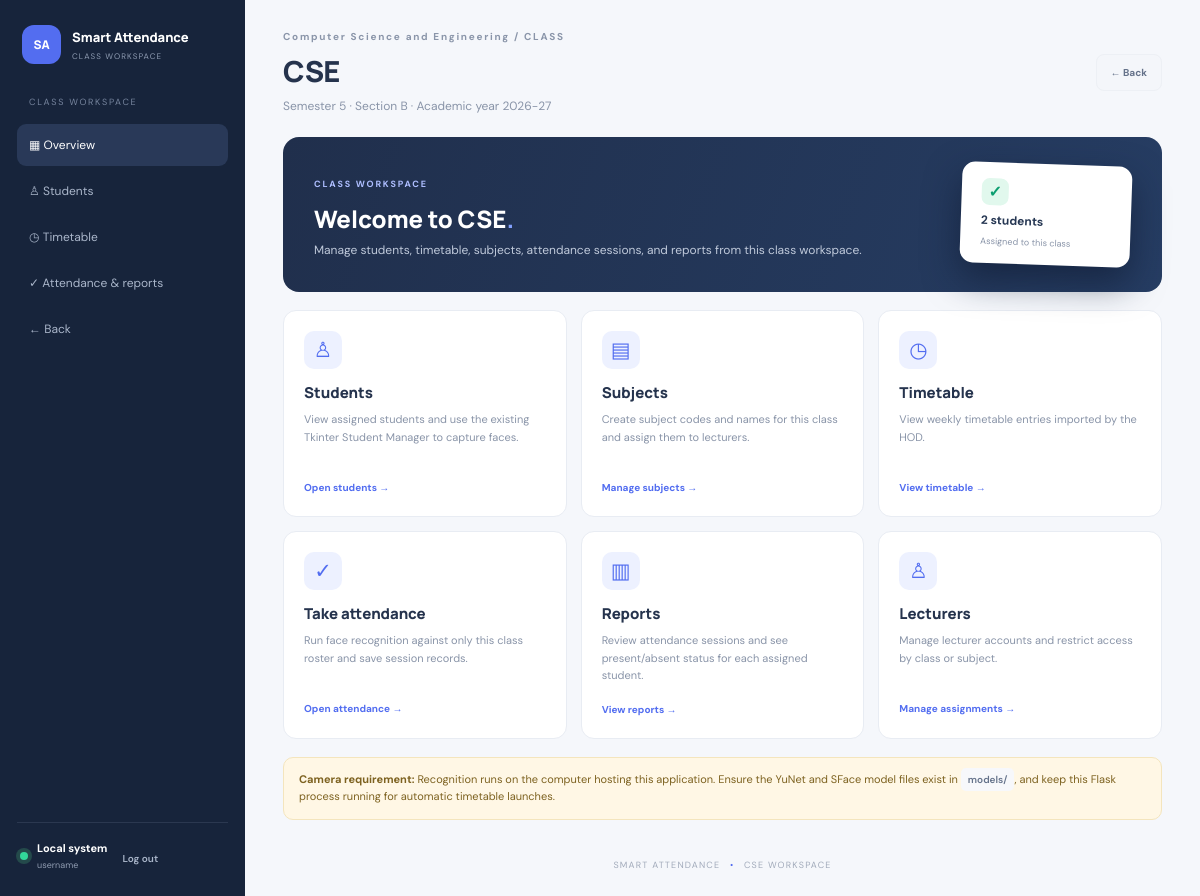
The app's page /classes/1 (signed in) with its own data.
### tables this page shows
CREATE TABLE users (
            id INTEGER PRIMARY KEY AUTOINCREMENT, username TEXT NOT NULL UNIQUE,
            password_hash TEXT NOT NULL, role TEXT NOT NULL CHECK(role IN ('hod','lecturer')),
            display_name TEXT NOT NULL, is_active INTEGER NOT NULL DEFAULT 1,
            created_at TEXT NOT NULL);

CREATE TABLE departments (
            id INTEGER PRIMARY KEY AUTOINCREMENT,
            code TEXT NOT NULL UNIQUE COLLATE NOCASE,
            name TEXT NOT NULL,
            description TEXT NOT NULL DEFAULT '',
            created_at TEXT NOT NULL);

CREATE TABLE classes (
            id INTEGER PRIMARY KEY AUTOINCREMENT,
            class_code TEXT NOT NULL UNIQUE COLLATE NOCASE,
            department TEXT NOT NULL,
            semester INTEGER NOT NULL CHECK(semester BETWEEN 1 AND 8),
            section TEXT NOT NULL,
            academic_year TEXT NOT NULL,
            created_at TEXT NOT NULL,
            updated_at TEXT NOT NULL);

### app.py (the view)
@app.get("/classes/<int:class_id>")
@class_access_required
def class_dashboard(class_id):
    with db() as conn:
        class_record = conn.execute("SELECT * FROM classes WHERE id=?", (class_id,)).fetchone()
        if not class_record:
            flash("Class not found.", "error")
            return redirect(url_for("department_management"))
        department = conn.execute("SELECT * FROM departments WHERE upper(code)=upper(?) OR upper(name)=upper(?) LIMIT 1",
                                  (class_record["department"], class_record["department"])).fetchone()
        student_count = conn.execute("SELECT COUNT(*) FROM class_students WHERE class_id=?", (class_id,)).fetchone()[0]
        assigned_rolls = [r[0] for r in conn.execute("SELECT roll FROM class_students WHERE class_id=?", (class_id,))]
    return render_template("class_dashboard.html", class_record=class_record, department=department,
                           student_count=student_count, admin_user=session.get("username", "hod"),
                           user_role=session.get("role", "hod"))

### app.py (called while the page is built, shortened)
@contextmanager
def db():
    conn = sqlite3.connect(DASHBOARD_DB, timeout=10)
    conn.row_factory = sqlite3.Row
    conn.execute("PRAGMA foreign_keys = ON")
    try:
        yield conn
        conn.commit()
    except Exception:
        conn.rollback()
        raise
    finally:
        conn.close()

def login_required(fn):
    @wraps(fn)
    def wrapped(*args, **kwargs):
        if not session.get("user_id"):
            return redirect(url_for("login", next=request.path))
        with db() as conn:
            user = conn.execute("SELECT id, username, role, display_name, is_active FROM users WHERE id=?",
                                (session["user_id"],)).fetchone()
        if not user or not user["is_active"]:
            session.clear()
            return redirect(url_for("login"))
        return fn(*args, **kwargs)
    return wrapped

def class_access_allowed(class_id):
    if session.get("role") == "hod":
        return True

def class_access_required(fn):
    @wraps(fn)
    @login_required
    def wrapped(*args, **kwargs):
        class_id = kwargs.get("class_id")
        if class_id is None or not class_access_allowed(class_id):
            return render_template("forbidden.html"), 403
        return fn(*args, **kwargs)
    return wrapped

### templates/class_dashboard.html
<!doctype html><html lang="en"><head><meta charset="utf-8"><meta name="viewport" content="width=device-width,initial-scale=1"><title>{{ class_record.class_code }} | Smart Attendance</title><link rel="stylesheet" href="{{ url_for('static', filename='style.css') }}"></head><body><div class="layout"><aside class="sidebar"><div class="brand"><span class="brand-icon">SA</span><div><b>Smart Attendance</b><small>CLASS WORKSPACE</small></div></div><nav><span class="nav-label">CLASS WORKSPACE</span><a class="active" href="{{ url_for('class_dashboard',class_id=class_record.id) }}">▦ Overview</a><a href="{{ url_for('class_students',class_id=class_record.id) }}">♙ Students</a><a href="{{ url_for('class_timetable',class_id=class_record.id) }}">◷ Timetable</a><a href="{{ url_for('class_attendance_page',class_id=class_record.id) }}">✓ Attendance & reports</a><a href="{{ url_for('department_management') if user_role=='hod' else url_for('lecturer_dashboard') }}">← Back</a></nav><div class="side-bottom"><span class="online"></span><div><b>Local system</b><small>{{ admin_user }}</small></div><form method="post" action="{{ url_for('logout') }}"><button class="logout" type="submit">Log out</button></form></div></aside><main class="main"><header class="topbar"><div><div class="eyebrow">{{ department.name if department else class_record.department }} / CLASS</div><h1>{{ class_record.class_code }}</h1><p>Semester {{ class_record.semester }} · Section {{ class_record.section }} · Academic year {{ class_record.academic_year }}</p></div><a class="button ghost" href="{{ url_for('department_management') if user_role=='hod' else url_for('lecturer_dashboard') }}">← Back</a></header>{% with messages=get_flashed_messages(with_categories=true) %}{% for category,message in messages %}<div class="flash {{ category }}">{{ message }}</div>{% endfor %}{% endwith %}<section class="hero"><div><span class="tag">CLASS WORKSPACE</span><h2>Welcome to {{ class_record.class_code }}<span>.</span></h2><p>Manage students, timetable, subjects, attendance sessions, and reports from this class workspace.</p></div><div class="hero-art"><div class="hero-check">✓</div><b>{{ student_count }} students</b><small>Assigned to this class</small></div></section><section class="class-module-grid"><a class="class-module-card" href="{{ url_for('class_students',class_id=class_record.id) }}"><span>♙</span><h3>Students</h3><p>View assigned students and use the existing Tkinter Student Manager to capture faces.</p><b>Open students →</b></a>{% if user_role=='hod' %}<a class="class-module-card" href="{{ url_for('class_subjects',class_id=class_record.id) }}"><span>▤</span><h3>Subjects</h3><p>Create subject codes and names for this class and assign them to lecturers.</p><b>Manage subjects →</b></a>{% endif %}<a class="class-module-card" href="{{ url_for('class_timetable',class_id=class_record.id) }}"><span>◷</span><h3>Timetable</h3><p>View weekly timetable entries imported by the HOD.</p><b>View timetable →</b></a><a class="class-module-card" href="{{ url_for('class_attendance_page',class_id=class_record.id) }}"><span>✓</span><h3>Take attendance</h3><p>Run face recognition against only this class roster and save session records.</p><b>Open attendance →</b></a><a class="class-module-card" href="{{ url_for('class_attendance_page',class_id=class_record.id) }}"><span>▥</span><h3>Reports</h3><p>Review attendance sessions and see present/absent status for each assigned student.</p><b>View reports →</b></a>{% if user_role=='hod' %}<a class="class-module-card" href="{{ url_for('lecturers_page') }}"><span>♙</span><h3>Lecturers</h3><p>Manage lecturer accounts and restrict access by class or subject.</p><b>Manage assignments →</b></a>{% endif %}</section><div class="notice"><b>Camera requirement:</b> Recognition runs on the computer hosting this application. Ensure the YuNet and SFace model files exist in <code>models/</code>, and keep this Flask process running for automatic timetable launches.</div><footer>SMART ATTENDANCE <span>•</span> {{ class_record.class_code }} WORKSPACE</footer></main></div></body></html>

### static/style.css (style rules this page uses)
:root { --bg:#f5f7fb;--line:#e8ecf3;--ink:#25334d;--muted:#8994a8;--blue:#526df0;--green:#13a678;--red:#e05b67;--purple:#8267e8 }
* { box-sizing:border-box }
body { margin:0;background:var(--bg);font-family:'DM Sans',sans-serif;color:var(--ink) }
a { color:inherit;text-decoration:none }
.layout { min-height:100vh }
.sidebar { width:245px;background:#17243b;color:#d7deeb;position:fixed;inset:0 auto 0 0;padding:25px 17px;display:flex;flex-direction:column;z-index:5 }
.brand { display:flex;align-items:center;gap:11px;padding:0 5px 32px }
.brand-icon { width:39px;height:39px;border-radius:12px;background:#536df0;color:white;display:grid;place-items:center;font:800 12px Manrope;flex-shrink:0 }
.brand b,.brand small { display:block }
.brand b { font:800 13px Manrope;color:#fff }
.brand small { font-size:8px;letter-spacing:1.1px;color:#8e9bb1;margin-top:5px }
.nav-label { display:block;font-size:9px;letter-spacing:1.7px;color:#77859e;padding:0 12px 12px }
.sidebar nav a { display:block;padding:13px 12px;margin:4px 0;border-radius:9px;color:#aab6ca;font-size:12px }
.sidebar nav a.active,.sidebar nav a:hover { background:#293958;color:#fff }
.side-bottom { margin-top:auto;border-top:1px solid #2b3850;padding:18px 3px 0;display:flex;align-items:center;gap:9px }
.side-bottom b,.side-bottom small { display:block }
.side-bottom b { font-size:11px;color:white }
.side-bottom small { font-size:9px;color:#8f9bb0;margin-top:4px }
.online { width:8px;height:8px;border-radius:50%;background:#32d69a;box-shadow:0 0 0 4px #244a4b;flex-shrink:0 }
.logout { border:0;background:transparent;color:#aab6ca;font:600 10px 'DM Sans';cursor:pointer;margin-left:auto }
.main { margin-left:245px;padding:30px 38px 20px;max-width:1700px }
.topbar { display:flex;justify-content:space-between;align-items:center;gap:20px;margin-bottom:23px }
.eyebrow { font-size:10px;letter-spacing:1.7px;font-weight:700;color:#8a95a9;margin-bottom:8px }
.topbar h1 { font:800 29px Manrope;margin:0;letter-spacing:-.8px }
.topbar p,.panel-head p { color:var(--muted);font-size:12px;margin:7px 0 0 }
.hero { background:linear-gradient(110deg,#202f4c,#263d63);border-radius:16px;padding:27px 31px;color:white;display:flex;justify-content:space-between;align-items:center;min-height:155px;margin-bottom:18px }
.tag { font-size:9px;font-weight:700;letter-spacing:1.8px;color:#aebeff }
.hero h2 { font:800 24px Manrope;margin:10px 0 7px }
.hero h2 span { color:#83a1ff }
.hero p { font-size:12px;color:#c0cadb;margin:0 }
.hero-art { background:#fff;color:#263753;border-radius:13px;padding:16px 20px;min-width:170px;box-shadow:0 15px 35px #111c35aa;display:flex;flex-direction:column;gap:7px;transform:rotate(2deg) }
.hero-art b { font-size:12px }
.hero-art small { font-size:9px;color:var(--muted) }
.hero-check { background:#e1f8ed;color:#0c9e70;width:27px;height:27px;border-radius:8px;display:grid;place-items:center;font-weight:800 }
.button { border:0;border-radius:8px;padding:11px 14px;display:inline-flex;align-items:center;justify-content:center;font:700 10px 'DM Sans';cursor:pointer;white-space:nowrap;text-decoration:none }
.button.ghost { color:#65728a;background:#f4f6fa;border:1px solid #edf0f5 }
code { font:600 10px 'DM Sans';color:#64728a;background:#f7f8fb;padding:5px 7px;border-radius:5px }
footer { text-align:center;padding:24px 0 5px;font-size:9px;color:#a1aaba;letter-spacing:1.2px }
footer span { padding:0 6px;color:#526cf0 }
.notice { background:#fff7e5;border:1px solid #f4e5bd;color:#7d6220;border-radius:10px;padding:13px 15px;font-size:11px;line-height:1.6;margin:15px 0 }
.class-module-grid { display:grid;grid-template-columns:repeat(3,minmax(0,1fr));gap:14px;margin:18px 0 }
.class-module-card { display:block;background:#fff;border:1px solid var(--line);border-radius:13px;padding:20px;color:var(--ink);min-width:0 }
.class-module-card>span { display:grid;place-items:center;width:38px;height:38px;border-radius:10px;background:#edf1ff;color:var(--blue);font-size:21px;margin-bottom:13px }
.class-module-card h3 { font:800 15px Manrope;margin:0 0 8px }
.class-module-card p { font-size:11px;line-height:1.6;color:var(--muted);min-height:52px;margin:0 0 12px }
.class-module-card>b { font-size:10px;color:var(--blue) }

### records on screen
users: username "username"
departments: name "Computer Science and Engineering"
classes: class_code "CSE", semester "5", section "B", academic_year "2026-27"

### other values on screen
{{ student_count }} "2"
